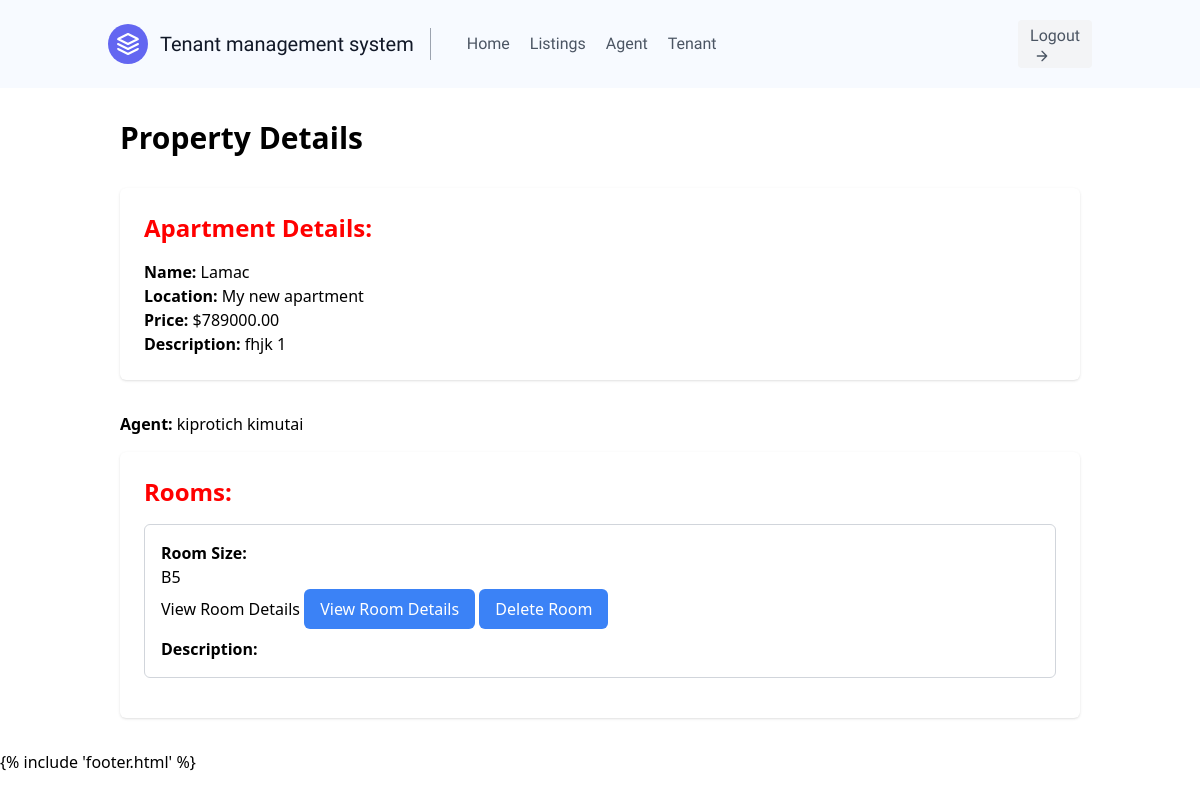
Screenshot of /property_details/1/ (signed in) with the database file from the repository.
### users/models.py (models this page shows, shortened)
class Property(models.Model):
    name = models.CharField(max_length=50)
    location = models.CharField(max_length=50)
    image = models.ImageField(default='default.jpg', blank=True, null=True, upload_to='apartments')
    price = models.DecimalField(max_digits=10, decimal_places=2)
    description = models.TextField()
    agent = models.ForeignKey(Agent, on_delete=models.CASCADE)

class Agent(models.Model):
    user = models.OneToOneField(User, on_delete=models.CASCADE, primary_key=True)
    first_name = models.CharField(max_length=50)
    last_name = models.CharField(max_length=50)
    id_number = models.CharField(max_length=50)
    created_at = models.DateTimeField(auto_now_add=True)
    def __str__(self):
        return self.first_name + " " + self.last_name

class Room(models.Model):
    name = models.CharField(max_length=50)
    apartment = models.ForeignKey(Property, on_delete=models.CASCADE)
    price = models.PositiveBigIntegerField(default=0)
    tenant = models.ForeignKey(Tenant, on_delete=models.SET_NULL, null=True)
    def __str__(self):
        return self.name

### users/views.py (the view)
# urls.py: path('property_details/<int:id>/', views.property_details, name='property_details'),
def property_details(request, id):
    apartment = Property.objects.get(id=id)
    rooms = Room.objects.filter(apartment=apartment)
    print(f"Agent Rooms: {rooms}")
    if request.user.is_tenant:
        rooms = rooms.filter(tenant=None)
    context = {
        'apartment': apartment,
        'rooms': rooms,
        'property_id': id,
    }
    return render(request, 'users/property_details.html', context)

### users/templates/users/property_details.html (shortened to what this page needs)
{% extends 'main.html' %} {% block content %}
<div class="container mx-auto p-8">
  <h1 class="text-3xl font-bold mb-8">Property Details</h1>
  <div class="bg-white rounded-md shadow p-6 mb-8">
    <h2 class="text-2xl font-bold mb-4">Apartment Details:</h2>
    <p><span class="font-semibold">Name:</span> {{ apartment.name }}</p>
    <p><span class="font-semibold">Location:</span> {{ apartment.location }}</p>
    <p><span class="font-semibold">Price:</span> ${{ apartment.price }}</p>
    <p>
      <span class="font-semibold">Description:</span> {{ apartment.description}}
      <span> {{apartment.id}} </span>
    </p>
  </div>
  <p class="mb-4">
    <span class="font-semibold">Agent:</span> {{ apartment.agent}}
  </p>
  <div class="bg-white rounded-md shadow p-6">
    <h2 class="text-2xl font-bold mb-4">Rooms:</h2>
    {% for room in rooms %}
    <div class="border border-gray-300 rounded-md p-4 mb-4">
      <p class="font-semibold">Room Size:</p>
      <p>{{ room.name }}</p>
      <a href="{% url 'room_details' room.id %}">View Room Details</a>
      <button
        class="bg-blue-500 text-white px-4 py-2 rounded-md hover:bg-blue-600"
      >
        <a href="{% url 'update_room' room.id %}">View Room Details</a>
      </button>
      <button
        class="bg-blue-500 text-white px-4 py-2 rounded-md hover:bg-blue-600"
      >
        <a href="{% url 'delete_room' room.id %}">Delete Room</a>
      </button>
      <p class="font-semibold mt-2">Description:</p>
    </div>
    {% endfor %}
  </div>
</div>
{% endblock %}

### static/css/main.css (style rules this page uses)
h2 { color: red; }

### rows the page displays
Property: name "Lamac", location "My new apartment", price "789000.00", description "fhjk", id "1", agent "kiprotich kimutai"
Room: name "B5"
